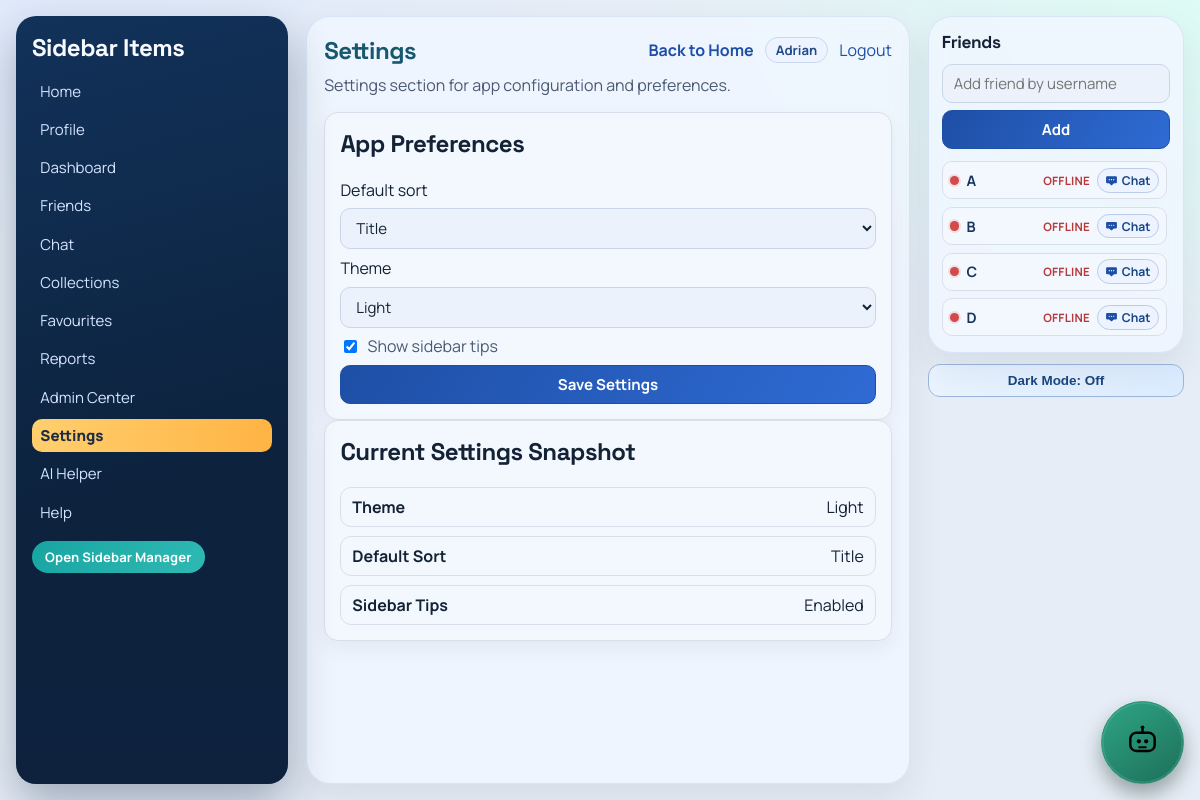
/settings/ (signed in), run on the app's committed database.
### myapp/models.py (models this page shows, shortened)
class SidebarItem(models.Model):
    name = models.CharField(max_length=50)

### myapp/views.py (the view, shortened to what this page needs)
# urls.py: path('settings/', views.settings_page, name='settings_page'),
@login_required
def settings_page(request):
    current_theme_mode = _theme_mode_for_request(request)
    default_sort = request.session.get('settings_default_sort', 'newest')
    sidebar_tips = request.session.get('settings_sidebar_tips', True)
    theme_mode = current_theme_mode
    context = {
        'sidebar_items': _sidebar_items_for_user(request.user),
        'page_title': 'Settings',
        'page_description': 'Settings section for app configuration and preferences.',
        'show_page_edit_toggle': False,
        'default_sort': default_sort,
        'sidebar_tips': sidebar_tips,
        'theme_mode': theme_mode,
        'info_rows': [
            ('Theme', theme_mode.title()),
            ('Default Sort', default_sort.title()),
            ('Sidebar Tips', 'Enabled' if sidebar_tips else 'Disabled'),
        ],
        'current_section': 'settings',
    }
    return render(request, 'myapp/settings.html', context)

### myapp/context_processors.py (called while the page is built)
def tab_session_seed(request):
    if not getattr(request, 'user', None) or not request.user.is_authenticated:
        return {'session_seed': False}
    return {'session_seed': bool(request.session.pop('tab_session_seed', False))}

def ui_theme_mode(request):
    theme_mode = request.COOKIES.get('ui_theme_mode') or request.session.get('settings_theme_mode') or 'light'
    if theme_mode not in {'light', 'dark'}:
        theme_mode = 'light'
    return {'ui_theme_mode': theme_mode}

### myapp/templatetags/url_helpers.py (called while the page is built)
@register.simple_tag
def sidebar_item_url(item):
    name = str(getattr(item, 'name', item)).strip().lower()
    mapping = {
        'home': 'index',
        'help': 'help_page',
        'admin center': 'admin_center_page',
        'dashboard': 'dashboard_page',
        'profile': 'profile_page',
        'friends': 'friends_page',
        'chat': 'chat_hub_page',
        'ai helper': 'ai_helper_page',
        'settings': 'settings_page',
        'reports': 'reports_page',
        'collections': 'collections_page',
        'favourites': 'favorites_page',
        'favorites': 'favorites_page',
    }
    route_name = mapping.get(name)
    if route_name:
        return reverse(route_name)
    item_id = getattr(item, 'id', None)
    if item_id:
        return reverse('sidebar_item_detail', args=[item_id])
    return reverse('index')

### myapp/views.py (called while the page is built)
def _is_admin(user):
    return user.is_staff or user.is_superuser

def _normalize_theme_mode(value):
    value = str(value or '').strip().lower()
    return value if value in {'light', 'dark'} else 'light'

def _theme_mode_for_request(request):
    return _normalize_theme_mode(request.COOKIES.get(THEME_COOKIE_KEY) or request.session.get('settings_theme_mode'))

def _sidebar_items_for_user(user):
    SidebarItem.objects.filter(name__iexact='Favorites').update(name='Favourites')
    for name in DEFAULT_SIDEBAR_ITEMS:
        SidebarItem.objects.get_or_create(name=name)
    items = list(SidebarItem.objects.all())
    if not _is_admin(user):
        items = [item for item in items if item.name.strip().lower() != 'admin center']
    items.sort(key=lambda item: (SIDEBAR_ORDER.get(item.name.strip().lower(), 500), item.name.lower()))
    return items

### myapp/templates/myapp/settings.html (shortened to what this page needs)
{% extends 'myapp/base_sidebar_page.html' %}
{% block body_class %}page-settings{% endblock %}
{% block page_content %}
<section class="tool-card">
    <h2>App Preferences</h2>
    <form method="post" class="stack-form{% if request.user.is_staff %} admin-editable-form{% endif %}">
        <label for="default_sort">Default sort</label>
        <select id="default_sort" name="default_sort">
            <option value="title" {% if default_sort == 'title' %}selected{% endif %}>Title</option>
        </select>
        <label for="theme_mode">Theme</label>
        <select id="theme_mode" name="theme_mode">
            <option value="light" {% if theme_mode == 'light' %}selected{% endif %}>Light</option>
        </select>
        <label class="checkbox-line">
            <input type="checkbox" name="sidebar_tips" {% if sidebar_tips %}checked{% endif %}>
            Show sidebar tips
        </label>
        <button type="submit">Save Settings</button>
    </form>
</section>
<section class="tool-card">
    <h2>Current Settings Snapshot</h2>
    <div class="info-grid">
        {% for label, value in info_rows %}
            <div class="info-row">
                <strong>{{ label }}</strong>
                <span>{{ value }}</span>
            </div>
        {% endfor %}
    </div>
</section>
{% endblock %}

### myapp/templates/myapp/base_sidebar_page.html (shortened to what this page needs)
{% load static %}
{% load url_helpers %}
<!DOCTYPE html>
<html lang="en">
<head>
    <link rel="stylesheet" href="{% static 'myapp/style.css' %}">
</head>
<body
    class="app-body theme-{{ ui_theme_mode|default:'light' }} {% block body_class %}page-generic{% endblock %}"
    data-is-admin="{% if request.user.is_staff %}1{% else %}0{% endif %}"
    data-current-user="{{ request.user.username }}"
    data-authenticated="1"
    data-session-seed="{% if session_seed %}1{% else %}0{% endif %}"
    data-force-logout-url="{% url 'logout_page' %}"
    data-theme-set-url="{% url 'set_theme_mode' %}"
>
    <div class="container">
        <aside class="sidebar" id="sidebar">
            <h2>Sidebar Items</h2>
            <ul>
                {% for item in sidebar_items %}
                    {% sidebar_item_url item as item_url %}
                    <li>
                        <a
                            class="sidebar-item-link {% if item.name|lower == current_section %}active{% endif %}"
                            href="{{ item_url }}"
                        >
                            {{ item.name }}
                        </a>
                    </li>
                {% empty %}
                    <li>No items yet.</li>
                {% endfor %}
            </ul>
            {% if request.user.is_staff %}
                <a class="sidebar-nav-btn" href="{% url 'sidebar_items_page' %}">Open Sidebar Manager</a>
            {% endif %}
        </aside>
        <main class="main surface-panel">
            <header class="page-header">
                <h1>{{ page_title }}</h1>
                <div class="header-links">
                    <a class="inline-link" href="{% url 'index' %}">Back to Home</a>
                    <span class="user-chip">{{ request.user.username }}</span>
                    <form method="post" action="{% url 'logout_page' %}" class="inline-form">
                        <button type="submit" class="link-button">Logout</button>
                    </form>
                </div>
            </header>
            <p class="page-subtitle">{{ page_description }}</p>
            {% block page_content %}{% endblock %}
        </main>
        <div class="right-rail">
            <aside class="friends-sidebar surface-panel" aria-label="Friends">
                <h2>Friends</h2>
                <form method="post" action="{% url 'add_friend' %}" class="stack-form friends-add-form">
                    <input type="text" name="username" placeholder="Add friend by username" required>
                    <button type="submit">Add</button>
                </form>
                <div class="friends-list">
                    {% for friend in friends_panel_items %}
                        <div class="friend-row">
                            <span class="friend-state {% if friend.is_online %}online{% else %}offline{% endif %}"></span>
                            <span class="friend-name">{{ friend.username }}</span>
                            <span class="friend-presence-text {% if friend.is_online %}online{% else %}offline{% endif %}">
                                {% if friend.is_online %}Online{% else %}Offline{% endif %}
                            </span>
                            <a class="friend-chat-btn" href="{% url 'chat_page' friend.id %}">
                                <img src="{% static 'myapp/chat-icon.svg' %}" alt="" aria-hidden="true">
                                <span>Chat</span>
                            </a>
                        </div>
                    {% empty %}
                        <p class="friend-empty">No friends added yet.</p>
                    {% endfor %}
                </div>
            </aside>
            <div class="theme-rail-tool">
                <button type="button" class="theme-quick-btn" data-theme-quick-toggle>Dark Mode: Off</button>
            </div>
        </div>
    </div>
    <div class="ai-floating-tool">
        <button
            type="button"
            class="ai-quick-btn"
            id="aiHelperLauncher"
            aria-label="Open AI Helper"
            aria-controls="aiHelperWidget"
            aria-expanded="false"
        >
            <img src="{% static 'myapp/ai-icon.svg' %}" alt="" aria-hidden="true">
        </button>
    </div>
</body>
</html>

### data on the page
SidebarItem: name "Home"
SidebarItem: name "Profile"
SidebarItem: name "Dashboard"
SidebarItem: name "Friends"
SidebarItem: name "Chat"
SidebarItem: name "Collections"
SidebarItem: name "Favourites"
SidebarItem: name "Reports"
SidebarItem: name "Admin Center"
SidebarItem: name "Settings"
SidebarItem: name "AI Helper"
SidebarItem: name "Help"

### other printed values
{{ request.user.username }} "Adrian"
{{ page_description }} "Settings section for app configuration and preferences."
{{ label }} "Theme" "Default Sort" "Sidebar Tips"
{{ value }} "Light" "Title" "Enabled"
{{ friend.username }} "A" "B" "C" "D"
